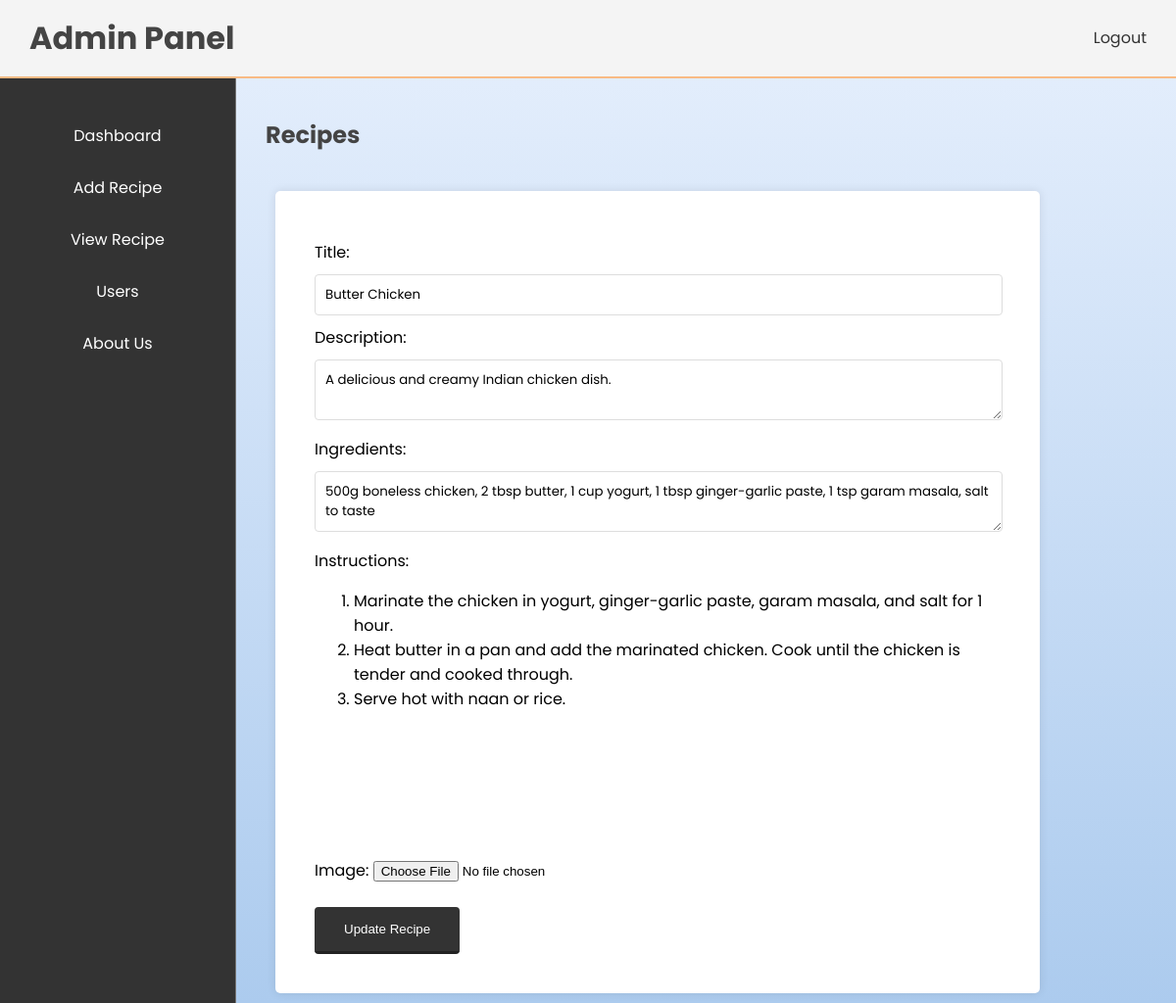
The app's page /admin/edit-recipe.php?id=10 with its own data.
### tables this page shows
CREATE TABLE `recipes` (
  `recipe_id` int(11) NOT NULL,
  `title` varchar(100) NOT NULL,
  `description` varchar(500) NOT NULL,
  `ingredients` varchar(1000) NOT NULL,
  `instructions` varchar(2000) NOT NULL,
  `image_url` varchar(200) NOT NULL
);

### admin/edit-recipe.php (the view, shortened to what this page needs)
<?php
include '../includes/config.php';
$recipe = [
  'title' => '',
  'description' => '',
  'ingredients' => '',
  'instructions' => '',
  'image_url' => ''
];
if (isset($_GET['id'])) {
  $recipe_id = $_GET['id'];
  $stmt = $conn->prepare("SELECT * FROM Recipes WHERE recipe_id = ?");
  $stmt->bind_param("i", $recipe_id);
  $stmt->execute();
  $result = $stmt->get_result();
  $recipe = $result->fetch_assoc();
}
?>
<!DOCTYPE html>
<html lang="en">
<head>
  <link rel="stylesheet" type="text/css" href="style.css">
  <link href="https://cdn.quilljs.com/1.3.6/quill.snow.css" rel="stylesheet">
</head>
<body>
  <?php
    include 'includes/header.php';
    include 'includes/sidebar.php';
  ?>
  <div class="container">
    <h2>Recipes</h2>
    <form method="POST" enctype="multipart/form-data" onsubmit="return preparePost();">
      <label for="title">Title:</label>
      <input type="text" id="title" name="title" value="<?php echo $recipe['title']; ?>" required><br>
      <label for="description">Description:</label>
      <textarea id="description" name="description" required><?php echo $recipe['description']; ?></textarea><br>
      <label for="ingredients">Ingredients:</label>
      <textarea id="ingredients" name="ingredients" required><?php echo $recipe['ingredients']; ?></textarea><br>
      <label for="quillEditor">Instructions:</label>
      <div id="quillEditor" style="height: 250px;"><?php echo ($recipe['instructions']); ?></div><br>
      <label style="display: inline;"for="image">Image:</label>
      <input type="file" id="image" name="image"><br><br>
      <input type="submit" value="Update Recipe">
    </form>
  </div>
</body>
</html>

### admin/style.css (style rules this page uses)
body { margin: 0; padding: 0; font-family: "Poppins", sans-serif; background-image: linear-gradient(to top, #accbee 0%, #e7f0fd 100%); }
.container h2 { color: #444; padding: 20px 0; }
.container form { background: #fff; padding: 40px; border-radius: 5px; box-shadow: 0 0 10px rgba(0, 0, 0, 0.1); margin: 10px; width: 700px; }
.container form label { display: block; margin: 10px 0; }
.container form input[type="text"], textarea { width: 680px; padding: 10px; border: 1px solid #ddd; border-radius: 4px; font-family: "Poppins", sans-serif; }
.container form input[type="submit"], .recipe-edit-link { display: inline-block; background: #333; color: #fff; padding: 15px 30px; border: none; border-radius: 4px; cursor: pointer; border-bottom: 3px solid #222; }

### records on screen
recipes: title "Butter Chicken", description "A delicious and creamy Indian chicken dish.", ingredients "500g boneless chicken, 2 tbsp butter, 1 cup yogurt, 1 tbsp ginger-garlic paste, 1 tsp garam masala, salt to taste", instructions "Marinate the chicken in yogurt, ginger-garlic paste, garam masala, and salt for 1 hour. Heat butter in a pan and add the marinated chicken. Cook until the chicken is tender and cooked through. Serve hot with naan or rice."
